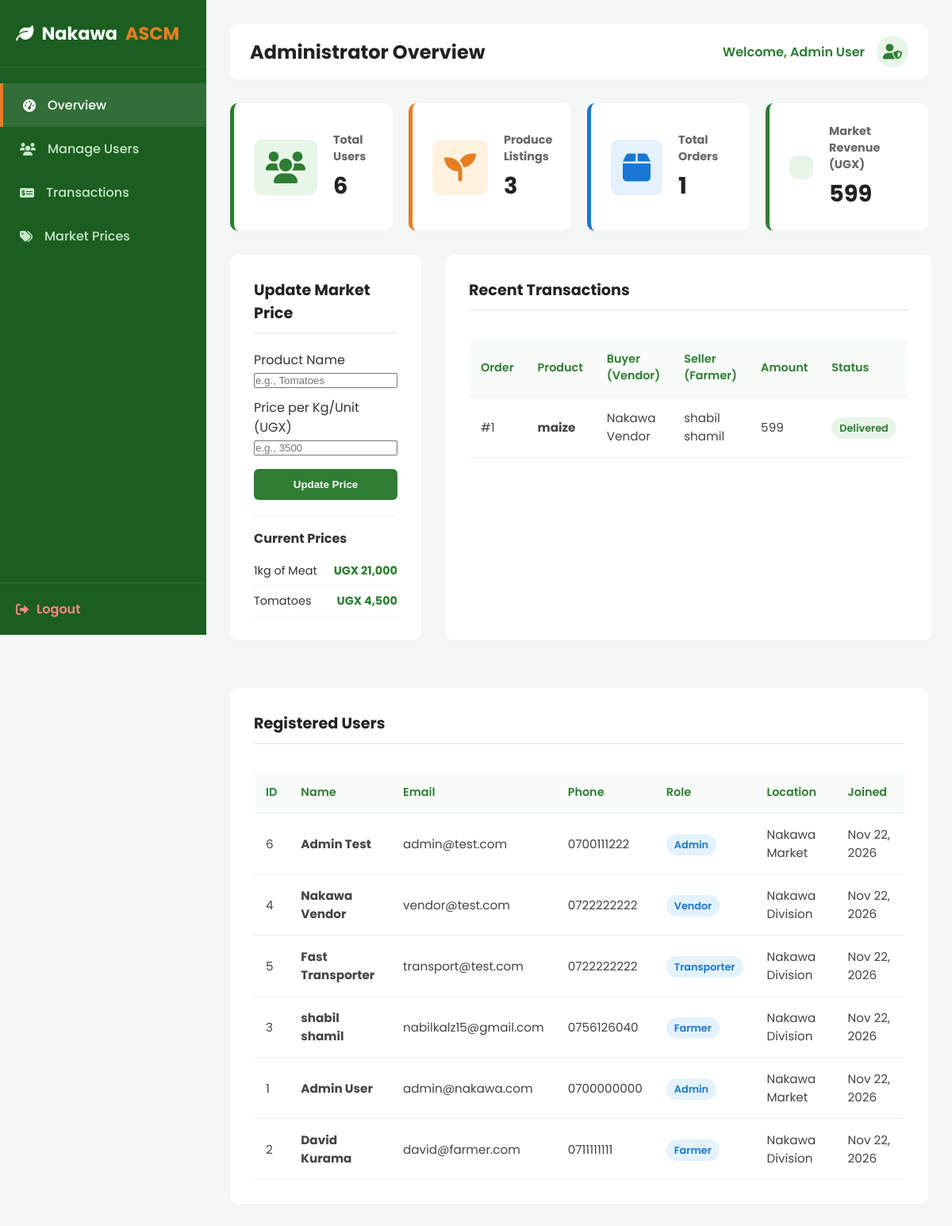
Page /admin_dashboard.php (signed in) on the committed database.
### tables this page shows
CREATE TABLE `market_prices` (
  `id` int(11) NOT NULL,
  `product_name` varchar(100) NOT NULL,
  `current_price` decimal(10,2) NOT NULL,
  `date_updated` timestamp NOT NULL DEFAULT current_timestamp() ON UPDATE current_timestamp()
);

CREATE TABLE `orders` (
  `id` int(11) NOT NULL,
  `vendor_id` int(11) NOT NULL,
  `produce_id` int(11) NOT NULL,
  `quantity_ordered` decimal(10,2) NOT NULL,
  `total_price` decimal(10,2) NOT NULL,
  `order_status` enum('pending','accepted','in_transit','delivered','cancelled') DEFAULT 'pending',
  `created_at` timestamp NOT NULL DEFAULT current_timestamp()
);

CREATE TABLE `produce` (
  `id` int(11) NOT NULL,
  `farmer_id` int(11) NOT NULL,
  `product_name` varchar(100) NOT NULL,
  `category` varchar(50) NOT NULL,
  `quantity` decimal(10,2) NOT NULL,
  `unit` varchar(20) NOT NULL,
  `price_per_unit` decimal(10,2) NOT NULL,
  `status` enum('available','sold_out') DEFAULT 'available',
  `created_at` timestamp NOT NULL DEFAULT current_timestamp()
);

CREATE TABLE `users` (
  `id` int(11) NOT NULL,
  `full_name` varchar(100) NOT NULL,
  `email` varchar(100) NOT NULL,
  `phone` varchar(20) NOT NULL,
  `password` varchar(255) NOT NULL,
  `role` enum('farmer','vendor','transporter','admin') NOT NULL,
  `location` varchar(100) DEFAULT NULL,
  `created_at` timestamp NOT NULL DEFAULT current_timestamp()
);

### admin_dashboard.php (the view, shortened to what this page needs)
<?php
include 'db_connect.php';
$totalUsersQuery = $conn->query("SELECT COUNT(*) as count FROM users");
$totalUsers = $totalUsersQuery->fetch_assoc()['count'] ?? 0;
$totalProduceQuery = $conn->query("SELECT COUNT(*) as count FROM produce");
$totalProduce = $totalProduceQuery->fetch_assoc()['count'] ?? 0;
$totalOrdersQuery = $conn->query("SELECT COUNT(*) as count FROM orders");
$totalOrders = $totalOrdersQuery->fetch_assoc()['count'] ?? 0;
$revenueQuery = $conn->query("SELECT SUM(total_price) as sum FROM orders");
$totalRevenue = $revenueQuery->fetch_assoc()['sum'] ?? 0;
$usersQuery = "SELECT id, full_name, email, phone, role, location, created_at FROM users ORDER BY created_at DESC";
$usersResult = $conn->query($usersQuery);
$ordersQuery = "SELECT orders.*, produce.product_name,
                vendor.full_name as vendor_name, farmer.full_name as farmer_name
                FROM orders
                JOIN produce ON orders.produce_id = produce.id
                JOIN users vendor ON orders.vendor_id = vendor.id
                JOIN users farmer ON produce.farmer_id = farmer.id
                ORDER BY orders.created_at DESC LIMIT 10";
$ordersResult = $conn->query($ordersQuery);
$pricesQuery = "SELECT * FROM market_prices ORDER BY product_name ASC";
$pricesResult = $conn->query($pricesQuery);
?>
<!DOCTYPE html>
<html lang="en">
<head>
    <link rel="stylesheet" href="css/style.css">
    <link rel="stylesheet" href="css/dashboard.css">
    <link rel="stylesheet" href="https://cdnjs.cloudflare.com/ajax/libs/font-awesome/6.0.0/css/all.min.css">
</head>
<body class="dashboard-body">
    <aside class="sidebar">
        <div class="sidebar-header">
            <i class="fa-solid fa-leaf"></i> Nakawa <span>ASCM</span>
        </div>
        <ul class="sidebar-menu">
            <li><a href="admin_dashboard.php" class="active"><i class="fa-solid fa-gauge-high"></i> <span>Overview</span></a></li>
            <li><a href="#manage-users"><i class="fa-solid fa-users"></i> <span>Manage Users</span></a></li>
            <li><a href="#transactions"><i class="fa-solid fa-money-check-dollar"></i> <span>Transactions</span></a></li>
            <li><a href="#market-prices"><i class="fa-solid fa-tags"></i> <span>Market Prices</span></a></li>
        </ul>
        <div class="sidebar-footer">
            <a href="logout.php"><i class="fa-solid fa-right-from-bracket"></i> <span>Logout</span></a>
        </div>
    </aside>
    <main class="main-content">
        <div class="top-bar">
            <h1>Administrator Overview</h1>
            <div class="user-info">
                <span>Welcome, <?php echo htmlspecialchars($_SESSION['full_name']); ?></span>
                <div class="user-avatar"><i class="fa-solid fa-user-shield"></i></div>
            </div>
        </div>
        <div class="stats-grid">
            <div class="stat-card">
                <i class="fa-solid fa-users"></i>
                <div>
                    <h3>Total Users</h3>
                    <p><?php echo $totalUsers; ?></p>
                </div>
            </div>
            <div class="stat-card" style="border-left-color: #e67e22;">
                <i class="fa-solid fa-seedling" style="color: #e67e22; background: #fff3e0;"></i>
                <div>
                    <h3>Produce Listings</h3>
                    <p><?php echo $totalProduce; ?></p>
                </div>
            </div>
            <div class="stat-card" style="border-left-color: #1976d2;">
                <i class="fa-solid fa-box" style="color: #1976d2; background: #e3f2fd;"></i>
                <div>
                    <h3>Total Orders</h3>
                    <p><?php echo $totalOrders; ?></p>
                </div>
            </div>
            <div class="stat-card" style="border-left-color: #2e7d32;">
                <i class="fa-solid fa-money-bill-trend-up" style="color: #2e7d32; background: #e8f5e9;"></i>
                <div>
                    <h3>Market Revenue (UGX)</h3>
                    <p><?php echo number_format($totalRevenue); ?></p>
                </div>
            </div>
        </div>
        <div style="display: grid; grid-template-columns: 1fr 2fr; gap: 30px; margin-bottom: 30px;">
            <div class="content-section" id="market-prices">
                <h2 class="section-header">Update Market Price</h2>
                <form action="admin_dashboard.php" method="POST" style="margin-bottom: 20px;">
                    <div class="input-group" style="margin-bottom: 10px;">
                        <label>Product Name</label>
                        <input type="text" name="product_name" required placeholder="e.g., Tomatoes">
                    </div>
                    <div class="input-group" style="margin-bottom: 15px;">
                        <label>Price per Kg/Unit (UGX)</label>
                        <input type="number" step="0.01" name="current_price" required placeholder="e.g., 3500">
                    </div>
                    <button type="submit" name="update_price" class="btn-green" style="width: 100%;">Update Price</button>
                </form>
                <h3 style="font-size: 1rem; margin-top: 20px; border-top: 1px solid #eee; padding-top: 15px;">Current Prices</h3>
                <ul style="list-style: none; margin-top: 10px;">
                    <?php if ($pricesResult->num_rows > 0): ?>
                        <?php while($price = $pricesResult->fetch_assoc()): ?>
                            <li style="display: flex; justify-content: space-between; padding: 8px 0; border-bottom: 1px dashed #eee; font-size: 0.9rem;">
                                <span><?php echo htmlspecialchars($price['product_name']); ?></span>
                                <strong style="color: #2e7d32;">UGX <?php echo number_format($price['current_price']); ?></strong>
                            </li>
                        <?php endwhile; ?>
                    <?php else: ?>
                        <li style="color: #888; font-size: 0.9rem;">No prices set yet.</li>
                    <?php endif; ?>
                </ul>
            </div>
            <div class="content-section" id="transactions">
                <h2 class="section-header">Recent Transactions</h2>
                <div class="table-responsive">
                    <table class="data-table">
                        <thead>
                            <tr>
                                <th>Order</th>
                                <th>Product</th>
                                <th>Buyer (Vendor)</th>
                                <th>Seller (Farmer)</th>
                                <th>Amount</th>
                                <th>Status</th>
                            </tr>
                        </thead>
                        <tbody>
                            <?php if ($ordersResult && $ordersResult->num_rows > 0): ?>
                                <?php while($order = $ordersResult->fetch_assoc()): ?>
                                    <tr>
                                        <td>#<?php echo $order['id']; ?></td>
                                        <td><strong><?php echo htmlspecialchars($order['product_name']); ?></strong></td>
                                        <td><?php echo htmlspecialchars($order['vendor_name']); ?></td>
                                        <td><?php echo htmlspecialchars($order['farmer_name']); ?></td>
                                        <td><?php echo number_format($order['total_price']); ?></td>
                                        <td>
                                            <span class="badge <?php echo $order['order_status'] == 'delivered' ? 'badge-available' : 'badge-sold'; ?>">
                                                <?php echo ucfirst($order['order_status']); ?>
                                            </span>
                                        </td>
                                    </tr>
                                <?php endwhile; ?>
                            <?php else: ?>
                                <tr>
                                    <td colspan="6" style="text-align: center; color: #888;">No transactions recorded yet.</td>
                                </tr>
                            <?php endif; ?>
                        </tbody>
                    </table>
                </div>
            </div>
        </div>
        <div class="content-section" id="manage-users">
            <h2 class="section-header">Registered Users</h2>
            <div class="table-responsive">
                <table class="data-table">
                    <thead>
                        <tr>
                            <th>ID</th>
                            <th>Name</th>
                            <th>Email</th>
                            <th>Phone</th>
                            <th>Role</th>
                            <th>Location</th>
                            <th>Joined</th>
                        </tr>
                    </thead>
                    <tbody>
                        <?php if ($usersResult && $usersResult->num_rows > 0): ?>
                            <?php while($user = $usersResult->fetch_assoc()): ?>
                                <tr>
                                    <td><?php echo $user['id']; ?></td>
                                    <td><strong><?php echo htmlspecialchars($user['full_name']); ?></strong></td>
                                    <td><?php echo htmlspecialchars($user['email']); ?></td>
                                    <td><?php echo htmlspecialchars($user['phone']); ?></td>
                                    <td>
                                        <span class="badge" style="background: #e3f2fd; color: #1976d2;">
                                            <?php echo ucfirst($user['role']); ?>
                                        </span>
                                    </td>
                                    <td><?php echo htmlspecialchars($user['location']); ?></td>
                                    <td><?php echo date('M d, Y', strtotime($user['created_at'])); ?></td>
                                </tr>
                            <?php endwhile; ?>
                        <?php else: ?>
                            <tr>
                                <td colspan="7" style="text-align: center; color: #888;">No users found.</td>
                            </tr>
                        <?php endif; ?>
                    </tbody>
                </table>
            </div>
        </div>
    </main>
</body>
</html>

### css/style.css (style rules this page uses)
* { margin: 0; padding: 0; box-sizing: border-box; }
body { background-color: #f8fdf9; color: #333; font-family: 'Poppins', sans-serif; overflow-x: hidden; }

### css/dashboard.css (style rules this page uses)
.dashboard-body { background-color: #f4f7f6; display: flex; min-height: 100vh; }
.sidebar { width: 260px; background: #1b5e20; color: #fff; display: flex; flex-direction: column; position: fixed; height: 100vh; transition: 0.3s; }
.sidebar-header { padding: 25px 20px; font-size: 1.4rem; font-weight: 700; border-bottom: 1px solid rgba(255,255,255,0.1); display: flex; align-items: center; gap: 10px; }
.sidebar-header span { color: #e67e22; }
.sidebar-menu { list-style: none; padding: 20px 0; flex-grow: 1; }
.sidebar-menu li a { display: flex; align-items: center; gap: 15px; padding: 15px 25px; color: #c8e6c9; text-decoration: none; font-weight: 500; transition: 0.3s; }
.sidebar-menu li a:hover, .sidebar-menu li a.active { background: rgba(255,255,255,0.1); color: #fff; border-left: 4px solid #e67e22; }
.sidebar-footer { padding: 20px; border-top: 1px solid rgba(255,255,255,0.1); }
.sidebar-footer a { color: #ff8a80; text-decoration: none; display: flex; align-items: center; gap: 10px; font-weight: 600; }
.main-content { margin-left: 260px; flex-grow: 1; padding: 30px; width: calc(100% - 260px); }
.top-bar { display: flex; justify-content: space-between; align-items: center; margin-bottom: 30px; background: #fff; padding: 15px 25px; border-radius: 10px; box-shadow: 0 2px 10px rgba(0,0,0,0.02); }
.top-bar h1 { font-size: 1.5rem; color: #222; }
.user-info { display: flex; align-items: center; gap: 15px; font-weight: 600; color: #2e7d32; }
.user-avatar { width: 40px; height: 40px; background: #e8f5e9; border-radius: 50%; display: flex; justify-content: center; align-items: center; color: #2e7d32; font-size: 1.2rem; }
.stats-grid { display: grid; grid-template-columns: repeat(auto-fit, minmax(200px, 1fr)); gap: 20px; margin-bottom: 30px; }
.stat-card { background: #fff; padding: 25px; border-radius: 10px; box-shadow: 0 2px 10px rgba(0,0,0,0.02); border-left: 5px solid #2e7d32; display: flex; align-items: center; gap: 20px; }
.stat-card i { font-size: 2.5rem; color: #2e7d32; background: #e8f5e9; padding: 15px; border-radius: 10px; }
.stat-card h3 { font-size: 0.9rem; color: #666; margin-bottom: 5px; }
.stat-card p { font-size: 1.8rem; font-weight: 700; color: #222; }
.content-section { background: #fff; padding: 30px; border-radius: 10px; box-shadow: 0 2px 10px rgba(0,0,0,0.02); margin-bottom: 30px; }
.section-header { margin-bottom: 20px; font-size: 1.2rem; color: #222; border-bottom: 2px solid #f0f0f0; padding-bottom: 10px; }
.btn-green { background: #2e7d32; color: #fff; padding: 12px 20px; border: none; border-radius: 6px; cursor: pointer; font-weight: 600; transition: 0.3s; }
.table-responsive { overflow-x: auto; }
.data-table { width: 100%; border-collapse: collapse; margin-top: 15px; }
.data-table th, .data-table td { padding: 15px; text-align: left; border-bottom: 1px solid #eee; }
.data-table th { background: #f8fdf9; color: #2e7d32; font-weight: 600; font-size: 0.9rem; }
.data-table td { font-size: 0.95rem; color: #444; }
.badge { padding: 5px 10px; border-radius: 20px; font-size: 0.8rem; font-weight: 600; }
.badge-available { background: #e8f5e9; color: #2e7d32; }

### rows in the picture
market_prices: product_name "1kg of Meat", current_price "21,000"
market_prices: product_name "Tomatoes", current_price "4,500"
orders: id "1", produce.product_name "maize", vendor.full_name "Nakawa Vendor", users.full_name "shabil shamil", total_price "599", order_status "Delivered"
users: id "6", full_name "Admin Test", email "admin@test.com", phone "0700111222", role "Admin", location "Nakawa Market", created_at "Nov 22, 2026"
users: id "4", full_name "Nakawa Vendor", email "vendor@test.com", phone "0722222222", role "Vendor", location "Nakawa Division", created_at "Nov 22, 2026"
users: id "5", full_name "Fast Transporter", email "transport@test.com", phone "0722222222", role "Transporter", location "Nakawa Division", created_at "Nov 22, 2026"
users: id "3", full_name "shabil shamil", email "nabilkalz15@gmail.com", phone "0756126040", role "Farmer", location "Nakawa Division", created_at "Nov 22, 2026"
users: id "1", full_name "Admin User", email "admin@nakawa.com", phone "0700000000", role "Admin", location "Nakawa Market", created_at "Nov 22, 2026"
users: id "2", full_name "David Kurama", email "david@farmer.com", phone "0711111111", role "Farmer", location "Nakawa Division", created_at "Nov 22, 2026"

### other values in the picture
$_SESSION['full_name'] "Admin User"
$totalUsers "6"
$totalProduce "3"
$totalOrders "1"
$totalRevenue "599"
